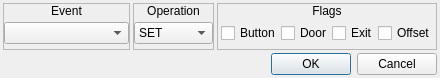
<?xml version="1.0" encoding="UTF-8"?>
<ui version="4.0">
 <class>ConfigureEvent_ChangeEventFlags</class>
 <widget class="QDialog" name="ConfigureEvent_ChangeEventFlags">
  <property name="geometry">
   <rect>
    <x>0</x>
    <y>0</y>
    <width>440</width>
    <height>78</height>
   </rect>
  </property>
  <property name="windowTitle">
   <string>Change Event Flags</string>
  </property>
  <property name="styleSheet">
   <string notr="true">.QFrame
{
	border: 1px solid palette(text);
}

.QFrame&gt;QLabel
{
	background-color: palette(text);
	color: palette(window);
}</string>
  </property>
  <layout class="QGridLayout" name="gridLayout">
   <property name="leftMargin">
    <number>3</number>
   </property>
   <property name="topMargin">
    <number>3</number>
   </property>
   <property name="rightMargin">
    <number>3</number>
   </property>
   <property name="bottomMargin">
    <number>3</number>
   </property>
   <property name="spacing">
    <number>3</number>
   </property>
   <item row="0" column="0">
    <widget class="QFrame" name="frmVariable_2">
     <property name="frameShape">
      <enum>QFrame::StyledPanel</enum>
     </property>
     <property name="frameShadow">
      <enum>QFrame::Raised</enum>
     </property>
     <layout class="QVBoxLayout" name="verticalLayout_4">
      <property name="spacing">
       <number>0</number>
      </property>
      <property name="leftMargin">
       <number>0</number>
      </property>
      <property name="topMargin">
       <number>0</number>
      </property>
      <property name="rightMargin">
       <number>0</number>
      </property>
      <property name="bottomMargin">
       <number>0</number>
      </property>
      <item>
       <widget class="QLabel" name="label_4">
        <property name="sizePolicy">
         <sizepolicy hsizetype="Preferred" vsizetype="Fixed">
          <horstretch>0</horstretch>
          <verstretch>0</verstretch>
         </sizepolicy>
        </property>
        <property name="text">
         <string>Event</string>
        </property>
        <property name="alignment">
         <set>Qt::AlignCenter</set>
        </property>
       </widget>
      </item>
      <item>
       <widget class="QWidget" name="widget_4" native="true">
        <layout class="QHBoxLayout" name="horizontalLayout_3">
         <property name="spacing">
          <number>0</number>
         </property>
         <property name="leftMargin">
          <number>0</number>
         </property>
         <property name="topMargin">
          <number>0</number>
         </property>
         <property name="rightMargin">
          <number>0</number>
         </property>
         <property name="bottomMargin">
          <number>0</number>
         </property>
         <item>
          <widget class="QComboBox" name="optEvent"/>
         </item>
        </layout>
       </widget>
      </item>
     </layout>
    </widget>
   </item>
   <item row="0" column="1">
    <widget class="QFrame" name="frmVariable_3">
     <property name="sizePolicy">
      <sizepolicy hsizetype="Fixed" vsizetype="Preferred">
       <horstretch>0</horstretch>
       <verstretch>0</verstretch>
      </sizepolicy>
     </property>
     <property name="frameShape">
      <enum>QFrame::StyledPanel</enum>
     </property>
     <property name="frameShadow">
      <enum>QFrame::Raised</enum>
     </property>
     <layout class="QVBoxLayout" name="verticalLayout_5">
      <property name="spacing">
       <number>0</number>
      </property>
      <property name="leftMargin">
       <number>0</number>
      </property>
      <property name="topMargin">
       <number>0</number>
      </property>
      <property name="rightMargin">
       <number>0</number>
      </property>
      <property name="bottomMargin">
       <number>0</number>
      </property>
      <item>
       <widget class="QLabel" name="label_5">
        <property name="sizePolicy">
         <sizepolicy hsizetype="Preferred" vsizetype="Fixed">
          <horstretch>0</horstretch>
          <verstretch>0</verstretch>
         </sizepolicy>
        </property>
        <property name="text">
         <string>Operation</string>
        </property>
        <property name="alignment">
         <set>Qt::AlignCenter</set>
        </property>
       </widget>
      </item>
      <item>
       <widget class="QWidget" name="widget_5" native="true">
        <layout class="QHBoxLayout" name="horizontalLayout_4">
         <property name="spacing">
          <number>0</number>
         </property>
         <property name="leftMargin">
          <number>0</number>
         </property>
         <property name="topMargin">
          <number>0</number>
         </property>
         <property name="rightMargin">
          <number>0</number>
         </property>
         <property name="bottomMargin">
          <number>0</number>
         </property>
         <item>
          <widget class="QComboBox" name="optOperation">
           <item>
            <property name="text">
             <string>SET</string>
            </property>
           </item>
           <item>
            <property name="text">
             <string>CLEAR</string>
            </property>
           </item>
           <item>
            <property name="text">
             <string>TOGGLE</string>
            </property>
           </item>
          </widget>
         </item>
        </layout>
       </widget>
      </item>
     </layout>
    </widget>
   </item>
   <item row="0" column="2">
    <widget class="QFrame" name="frmVariable_4">
     <property name="sizePolicy">
      <sizepolicy hsizetype="Fixed" vsizetype="Preferred">
       <horstretch>0</horstretch>
       <verstretch>0</verstretch>
      </sizepolicy>
     </property>
     <property name="frameShape">
      <enum>QFrame::StyledPanel</enum>
     </property>
     <property name="frameShadow">
      <enum>QFrame::Raised</enum>
     </property>
     <layout class="QVBoxLayout" name="verticalLayout_6">
      <property name="spacing">
       <number>0</number>
      </property>
      <property name="leftMargin">
       <number>0</number>
      </property>
      <property name="topMargin">
       <number>0</number>
      </property>
      <property name="rightMargin">
       <number>0</number>
      </property>
      <property name="bottomMargin">
       <number>0</number>
      </property>
      <item>
       <widget class="QLabel" name="label_6">
        <property name="sizePolicy">
         <sizepolicy hsizetype="Preferred" vsizetype="Fixed">
          <horstretch>0</horstretch>
          <verstretch>0</verstretch>
         </sizepolicy>
        </property>
        <property name="text">
         <string>Flags</string>
        </property>
        <property name="alignment">
         <set>Qt::AlignCenter</set>
        </property>
       </widget>
      </item>
      <item>
       <widget class="QWidget" name="widget_6" native="true">
        <layout class="QHBoxLayout" name="horizontalLayout_5">
         <property name="spacing">
          <number>0</number>
         </property>
         <property name="leftMargin">
          <number>3</number>
         </property>
         <property name="topMargin">
          <number>0</number>
         </property>
         <property name="rightMargin">
          <number>0</number>
         </property>
         <property name="bottomMargin">
          <number>0</number>
         </property>
         <item>
          <widget class="QCheckBox" name="chkButton">
           <property name="text">
            <string>Button</string>
           </property>
          </widget>
         </item>
         <item>
          <widget class="QCheckBox" name="chkDoor">
           <property name="text">
            <string>Door</string>
           </property>
          </widget>
         </item>
         <item>
          <widget class="QCheckBox" name="chkExit">
           <property name="text">
            <string>Exit</string>
           </property>
          </widget>
         </item>
         <item>
          <widget class="QCheckBox" name="chkOffset">
           <property name="text">
            <string>Offset</string>
           </property>
          </widget>
         </item>
        </layout>
       </widget>
      </item>
     </layout>
    </widget>
   </item>
   <item row="1" column="0" colspan="3">
    <widget class="QDialogButtonBox" name="buttonBox">
     <property name="orientation">
      <enum>Qt::Horizontal</enum>
     </property>
     <property name="standardButtons">
      <set>QDialogButtonBox::Cancel|QDialogButtonBox::Ok</set>
     </property>
    </widget>
   </item>
  </layout>
 </widget>
 <resources/>
 <connections>
  <connection>
   <sender>buttonBox</sender>
   <signal>accepted()</signal>
   <receiver>ConfigureEvent_ChangeEventFlags</receiver>
   <slot>accept()</slot>
   <hints>
    <hint type="sourcelabel">
     <x>248</x>
     <y>254</y>
    </hint>
    <hint type="destinationlabel">
     <x>157</x>
     <y>274</y>
    </hint>
   </hints>
  </connection>
  <connection>
   <sender>buttonBox</sender>
   <signal>rejected()</signal>
   <receiver>ConfigureEvent_ChangeEventFlags</receiver>
   <slot>reject()</slot>
   <hints>
    <hint type="sourcelabel">
     <x>316</x>
     <y>260</y>
    </hint>
    <hint type="destinationlabel">
     <x>286</x>
     <y>274</y>
    </hint>
   </hints>
  </connection>
 </connections>
</ui>
